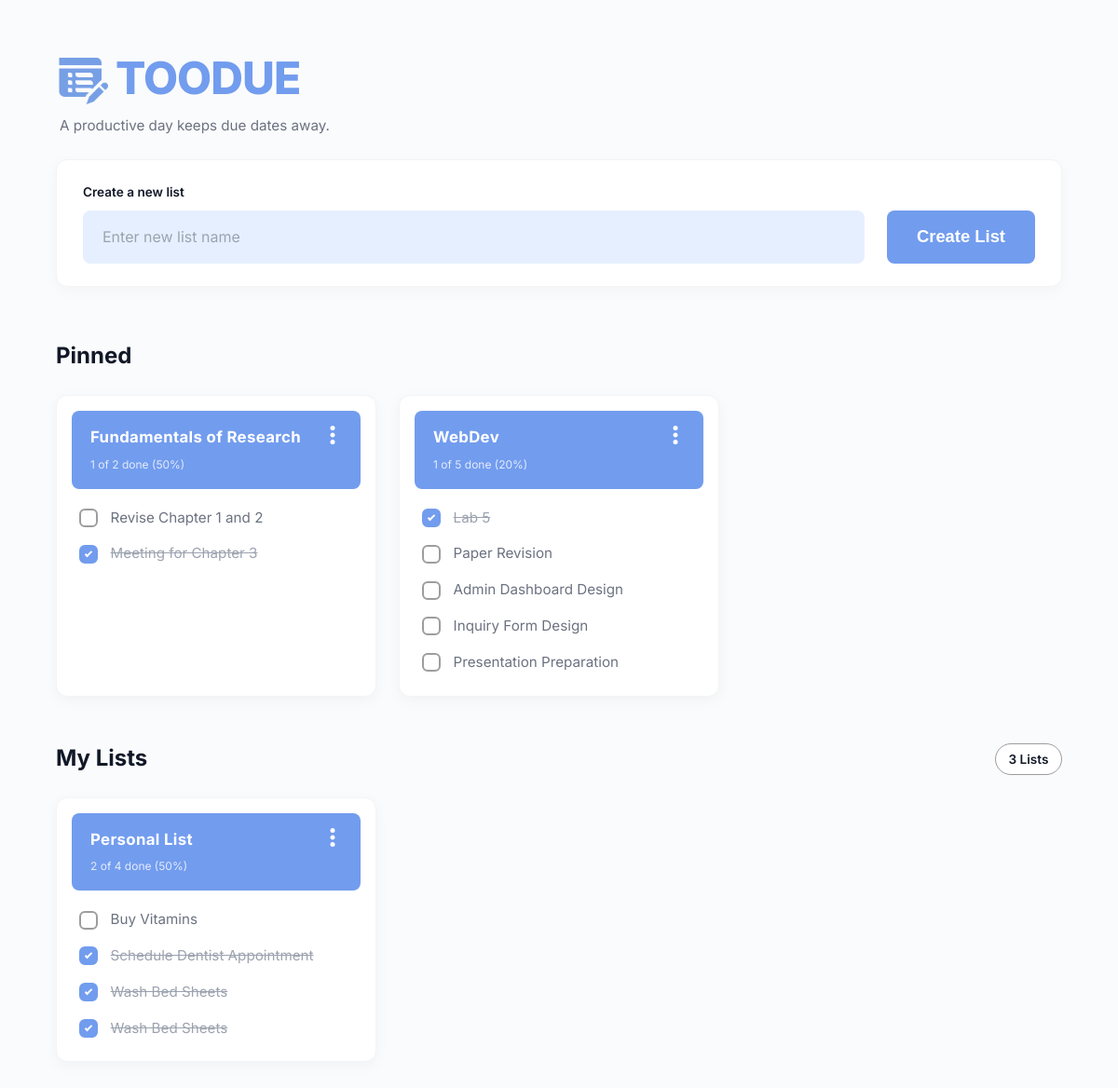
The page / on the database its author committed.
### tables this page shows
CREATE TABLE IF NOT EXISTS lists (
   id INT AUTO_INCREMENT PRIMARY KEY,
   name VARCHAR(255) NOT NULL UNIQUE,
   is_pinned TINYINT(1) DEFAULT 0,
   created_at DATETIME DEFAULT CURRENT_TIMESTAMP,
   updated_at DATETIME DEFAULT CURRENT_TIMESTAMP ON UPDATE CURRENT_TIMESTAMP
);

CREATE TABLE IF NOT EXISTS tasks (
   id INT AUTO_INCREMENT PRIMARY KEY,
   list_id INT NOT NULL,
   task_name VARCHAR(255) NOT NULL,
   is_completed TINYINT(1) DEFAULT 0,
   created_at DATETIME DEFAULT CURRENT_TIMESTAMP,
   updated_at DATETIME DEFAULT CURRENT_TIMESTAMP ON UPDATE CURRENT_TIMESTAMP,

   FOREIGN KEY (list_id) REFERENCES lists(id) ON DELETE CASCADE
);

### index.php (the view, shortened to what this page needs)
<?php
require_once 'db.php';
$error_message = $_SESSION['error_message'] ?? "";
$stmt =$pdo->query("SELECT * FROM lists ORDER BY is_pinned DESC, name ASC");
$db_lists = $stmt->fetchALl();
$lists = [];
foreach ($db_lists as $list) {
    $stmt = $pdo->prepare("SELECT * FROM tasks WHERE list_id = ?");
    $stmt->execute([$list['id']]);
    $tasks = $stmt->fetchAll();
    $list['tasks'] = $tasks;
    $lists[] = $list;
}
$pinnedLists = [];
$myLists = [];
foreach ($lists as $list) {
    if (!empty($list['is_pinned'])) {
        $pinnedLists[] = $list;
    } else {
        $myLists[] = $list;
    }
}
uasort($pinnedLists, fn($a, $b) => strcasecmp($a['name'], $b['name']));
uasort($myLists, fn($a, $b) => strcasecmp($a['name'], $b['name']));
function getCardStats(&$tasks) {
    $total = count($tasks);
    $done = 0;
    foreach ($tasks as $task) {
        if (!empty($task['completed'])) { $done++; }
    }
    $percent = ($total > 0) ? round(($done / $total) * 100) : 0;
    return ['total' => $total, 'done' => $done, 'percent' => $percent];
}
$totalAllLists = count($lists);
?>
<!DOCTYPE html>
<html lang="en">
<head>
  <link rel="stylesheet" href="style.css">
</head>
<body>
  <main class="container">
    <section class="hero-section">
      <div class="hero-content">
        <h1 class="main-title">
          <img src="images/logo.svg" alt="TOODUE Logo" class="brand-logo"> TOODUE
        </h1>
        <p class="subtitle">A productive day keeps due dates away.</p>
      </div>
    </section>
    <section class="form-section">
      <form method="POST" action="index.php" id="create-list-form" class="create-list-form">
        <div class="input-group">
          <label for="list-name">Create a new list</label>
          <input type="text" id="list-name" name="list_name" placeholder="Enter new list name" required value="<?= ($error_message && isset($_POST['list_name'])) ? htmlspecialchars($_POST['list_name']) : ''; ?>">
        </div>
        <button type="submit" class="btn-primary">Create List</button>
      </form>
    </section>
    <div class="lists-wrapper">
      <?php if (!empty($pinnedLists)): ?>
      <section class="lists-section" id="pinned-section">
        <div class="lists-header"><div class="lists-title-area"><h2>Pinned</h2></div></div>
        <div class="lists-grid" id="pinned-container">
          <?php foreach ($pinnedLists as $listIndex => $list): ?>
            <?php $stats = getCardStats($list['tasks']); ?>
            <div class="list-card" data-list='<?= json_encode($list, JSON_HEX_APOS | JSON_HEX_QUOT) ?>'>
              <div class="card-header">
                <div class="card-title">
                  <h3><?= htmlspecialchars($list['name']) ?></h3>
                  <span><?= $stats['done'] ?> of <?= $stats['total'] ?> done (<?= $stats['percent'] ?>%)</span>
                </div>
                <div class="menu-container">
                  <button type="button" class="menu-btn"><img src="images/dots.svg" alt="Options"></button>
                </div>
              </div>
              <ul class="task-items">
                <?php if (empty($list['tasks'])): ?>
                  <li style="color: var(--text-light); font-size: 0.85rem; padding: 0.5rem; text-align: center; font-style: italic;">No tasks yet</li>
                <?php else: ?>
                  <?php foreach ($list['tasks'] as $task): ?>
                    <li class="task-item <?= (!empty($task['completed'])) || (isset($task['status']) && $task['status'] === 'completed') ? 'task-done' : '' ?>">
                      <form method="POST" action="index.php" style="margin: 0; display: flex; align-items: center; width: 100%;">
                        <label class="custom-checkbox" style="margin: 0;">
                          <span class="checkmark"></span>
                          <span class="task-text"><?= htmlspecialchars($task['task_name'], ENT_QUOTES, 'UTF-8') ?></span>
                        </label>
                      </form>
                    </li>
                  <?php endforeach; ?>
                <?php endif; ?>
              </ul>
            </div>
          <?php endforeach; ?>
        </div>
      </section>
      <?php endif; ?>
      <section class="lists-section my-lists-section">
        <div class="lists-header">
          <div class="lists-title-area"><h2>My Lists</h2></div>
          <div class="lists-count" id="list-count-badge"><?= $totalAllLists ?> List<?= $totalAllLists !== 1 ? 's' : '' ?></div>
        </div>
        <div class="lists-grid <?= ($totalAllLists === 0) ? 'hidden' : '' ?>" id="my-lists-container">
          <?php foreach ($myLists as $list): ?>
            <?php $stats = getCardStats($list['tasks']); ?>
            <div class="list-card" data-list='<?= json_encode($list, JSON_HEX_APOS | JSON_HEX_QUOT | JSON_HEX_TAG) ?>'>
              <div class="card-header">
                <div class="card-title">
                  <h3><?= htmlspecialchars($list['name']) ?></h3>
                  <span><?= $stats['done'] ?> of <?= $stats['total'] ?> done (<?= $stats['percent'] ?>%)</span>
                </div>
                <div class="menu-container">
                  <button type="button" class="menu-btn"><img src="images/dots.svg" alt="Options"></button>
                </div>
              </div>
              <ul class="task-items">
                <?php if (empty($list['tasks'])): ?>
                  <li style="color: var(--text-light); font-size: 0.85rem; padding: 0.5rem; text-align: center; font-style: italic;">No tasks yet</li>
                <?php else: ?>
                  <?php foreach ($list['tasks'] as $task): ?>
                    <li class="task-item <?= (!empty($task['completed'])) || (isset($task['status']) && $task['status'] === 'completed') ? 'task-done' : '' ?>">
                      <form method="POST" action="index.php" style="margin: 0; display: flex; align-items: center; width: 100%;">
                        <label class="custom-checkbox" style="margin: 0;">
                          <span class="checkmark"></span>
                          <span class="task-text"><?= htmlspecialchars($task['task_name'], ENT_QUOTES, 'UTF-8') ?></span>
                        </label>
                      </form>
                    </li>
                  <?php endforeach; ?>
                <?php endif; ?>
              </ul>
            </div>
          <?php endforeach; ?>
        </div>
      </section>
    </div>
  </main>
</body>
</html>

### rows shown on the page
lists: name "Fundamentals of Research", done "1", total "2", percent "50"
tasks: task_name "Revise Chapter 1 and 2"
tasks: task_name "Meeting for Chapter 3"
lists: name "WebDev", done "1", total "5", percent "20"
tasks: task_name "Lab 5"
tasks: task_name "Paper Revision"
tasks: task_name "Admin Dashboard Design"
tasks: task_name "Inquiry Form Design"
tasks: task_name "Presentation Preparation"
lists: name "Personal List", done "2", total "4", percent "50"
tasks: task_name "Buy Vitamins"
tasks: task_name "Schedule Dentist Appointment"
tasks: task_name "Wash Bed Sheets"
